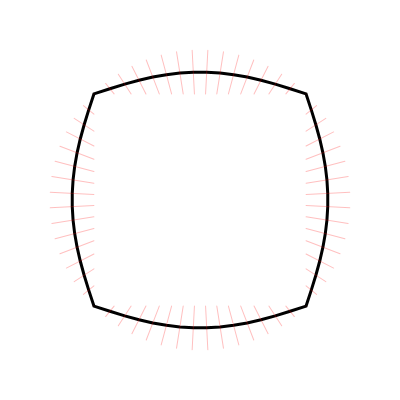
Frame 1 (no input)
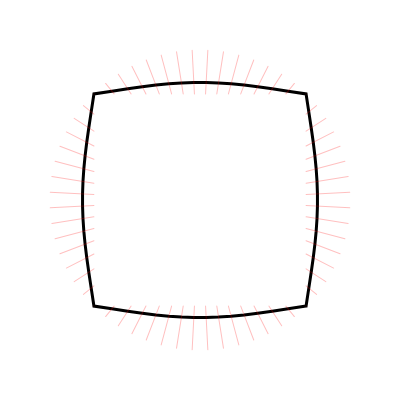
Frame 60 (no input)
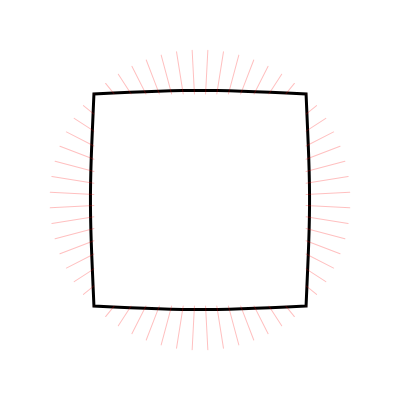
Frame 120 (the mouse pressed at the canvas centre since frame 60)

The p5.js sketch that drew these frames (run headless with seeded random() and noise() and a simulated clock; from frame 60 on, the mouse is pressed at the canvas centre):

// p5.js sketch
// ── sketch.js
// Convert a circle into a square
// by linearly interpolating points on the circle
// towards points on the square, along radii of the circle
// Golan Levin, August 2016

var nPoints;
var radius;
var cx, cy;
var nSquarePoints = 4;
var squarePoints = [];
var srcPoints = []; // points on the circle
var dstPoints = []; // points on the square
var bDrawDebug = true;

//-----------------------------------------
function setup() {
  createCanvas(400, 400);

  nPoints = 60;
  radius = width / 2 * 0.75;
  cx = 0;
  cy = 0;

  for (var i = 0; i < nSquarePoints; i++) { // square vertices
    var x = cx + radius * cos(i * TWO_PI / nSquarePoints - HALF_PI);
    var y = cy + radius * sin(i * TWO_PI / nSquarePoints - HALF_PI);
    squarePoints[i] = {
      x, y
    };
  }

  // compute srcPoints: points on the circle
  for (var j = 0; j < nPoints; j++) {
    var t = map(j, 0, nPoints, 0, TWO_PI);
    var srcx = cx + radius * cos(t);
    var srcy = cy + radius * sin(t);
    var x = srcx;
    var y = srcy;
    srcPoints[j] = {
      x, y
    };
  }

  // compute dstPoints: points along the triangle
  for (var j = 0; j < nPoints; j++) {
    var i = (floor((j + nPoints - 1) / (nPoints / nSquarePoints)) + 1) % nSquarePoints;
    var p1x = squarePoints[i].x;
    var p1y = squarePoints[i].y;
    var p2x = squarePoints[(i + 1) % nSquarePoints].x;
    var p2y = squarePoints[(i + 1) % nSquarePoints].y;

    var p3x = cx;
    var p3y = cy;
    var p4x = srcPoints[j].x;
    var p4y = srcPoints[j].y;

    // http://paulbourke.net/geometry/pointlineplane/ 
    var numea = (p4x - p3x) * (p1y - p3y) - (p4y - p3y) * (p1x - p3x);
    var numeb = (p2x - p1x) * (p1y - p3y) - (p2y - p1y) * (p1x - p3x);
    var denom = (p4y - p3y) * (p2x - p1x) - (p4x - p3x) * (p2y - p1y);
    var ua = numea / denom;
    var ub = numeb / denom;
    var u = 1.0;
    if ((ua >= 0) && (ua <= 1)) {
      u = ua;
    } else if ((ub >= 0) && (ub <= 1)) {
      u = ub;
    }
    var dstx = p1x + u * (p2x - p1x);
    var dsty = p1y + u * (p2y - p1y);

    var x = dstx;
    var y = dsty;
    dstPoints[j] = {
      x, y
    };
  }
}

//-----------------------------------------
function draw() {
  background(255);
  noFill();
  push();
  translate(width / 2, height / 2);
  rotate(PI * 0.25);

  stroke(0);
  strokeWeight(3);
  beginShape();
  for (var j = 0; j < nPoints; j++) {
    var t = map(sin(millis() / 2000.0), -1, 1, 0, 1);
    var px = map(t, 0, 1, srcPoints[j].x, dstPoints[j].x);
    var py = map(t, 0, 1, srcPoints[j].y, dstPoints[j].y);
    vertex(px, py);
  }
  endShape(CLOSE);

  if (bDrawDebug) {
    for (var j = 0; j < nPoints; j++) {
      stroke(255, 0, 0, 64);
      strokeWeight(1);
      line(srcPoints[j].x, srcPoints[j].y, dstPoints[j].x, dstPoints[j].y);
    }
  }
  pop();
}
